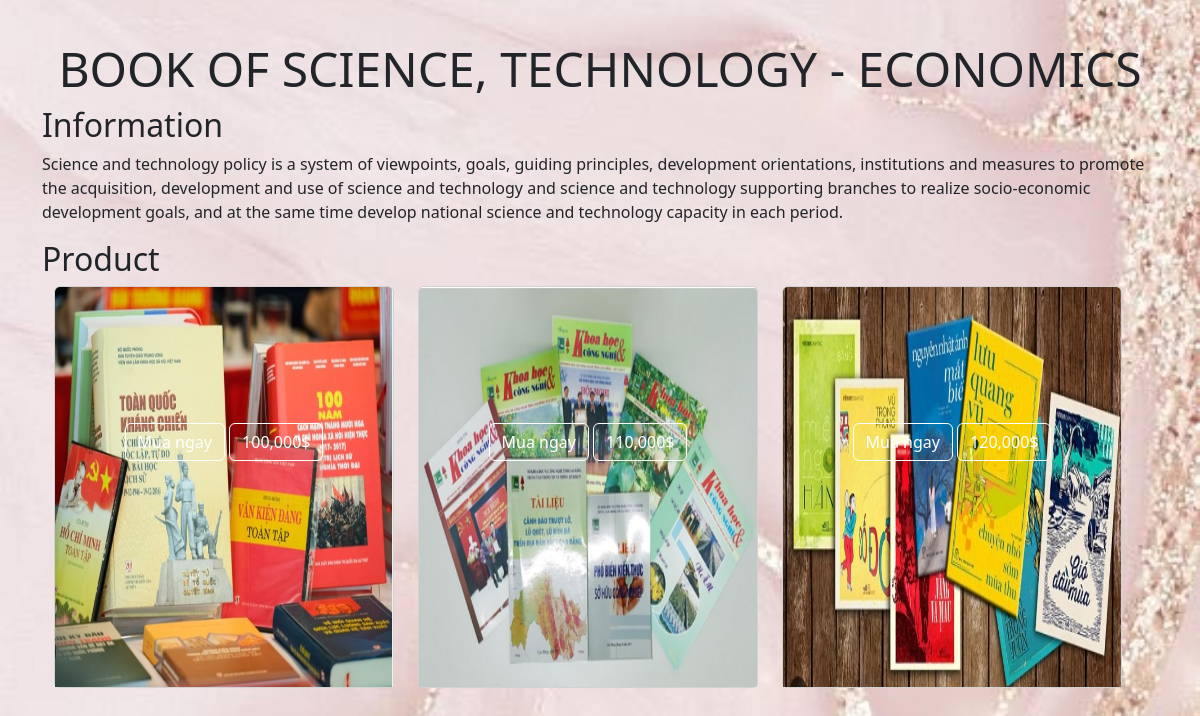
The app's page /book_detail/book_detail.php?category=1 with its own data.
### tables this page shows
CREATE TABLE `products` (
  `id` int(11) NOT NULL,
  `name` varchar(100) NOT NULL,
  `price` decimal(18,0) NOT NULL,
  `image` varchar(300) NOT NULL,
  `category` int(11) NOT NULL,
  `description` varchar(2000) NOT NULL
);

### book_detail/book_detail.php (the view, shortened to what this page needs)
<!DOCTYPE html>
<html lang="en">
<head>
    <link href="https://cdn.jsdelivr.net/npm/bootstrap@5.2.0-beta1/dist/css/bootstrap.min.css" rel="stylesheet" />
    <link rel="stylesheet" type="text/css" href="../css/styles.css" />
</head>
<body class="bg">
    <?php
    if (isset($_GET['category']) && $_GET['category'] != '') {
        $conn = new mysqli("localhost", "root", "", "booksql")  or die("Ket noi that bai");
        $conn->set_charset("UTF8");
        $sql = "select * from products where category = " . $_GET['category'];
        $result = $conn->query($sql);
        $data = [];
        while ($row = $result->fetch_assoc()) {
            $data[] = $row;
        }
    }
    ?>
    <main>
        <div class="container collection">
            <div class="section_header">
                <h1 style="text-align: center"><?php echo $data[1]['name'] ?></h1>
            </div>
            <h2>Information</h2>
            <p>
                <?php echo $data[1]['description'] ?> </p>
            <h2>Product</h2>
            <div class="container-fluid content row">
                <?php foreach ($data as $product) { ?>
                    <div class="col-md-6 col-lg-4">
                        <div class="card">
                            <div class="img_frame">
                                <img src="../<?php echo $product['image'] ?>" height="400px" class="card-img-top" alt="..." />
                            </div>
                            <div class="card-body">
                                <a href="/Book_Store/cart/cart.php?action=add&id=<?php echo $product['id'] ?>&name=<?php echo $product['name'] ?>&price=<?php echo $product['price'] ?>&image=<?php echo $product['image'] ?>" class=" btn btn-primary">Mua ngay</a>
                                <a class="btn btn-primary"><?php echo number_format($product['price'], 0, '.', ',') ?>$</a>
                            </div>
                        </div>
                    </div>
                <?php } ?>
            </div>
        </div>
    </main>
</body>
</html>

### css/styles.css (style rules this page uses)
.collection .card-img-top { aspect-ratio: 1/1; transition: 500ms ease-in-out; }
.collection .card-body { text-align: center; top: 30%; position: absolute; width: 100%; }
.collection .btn-primary { background-color: unset; border: 1px solid white; }
.collection .img_frame { overflow: hidden; }
.collection .card { margin-bottom: 20px ; }
.section_header { text-align: center; margin-top: 40px; }
.section_header h1 { text-transform: uppercase; font-size: 3rem; }

### book_detail/book_detail.php (style rules this page uses)
body, html { height: 100%; margin: 0; }
.bg { background-image: url("../images/background.jpg"); height: 100%; background-position: center; background-repeat: no-repeat; background-size: cover; }

### records on screen
products: name "BOOK OF SCIENCE, TECHNOLOGY - ECONOMICS", description "Science and technology policy is a system of viewpoints, goals, guiding principles, development orientations, institutions and measures to promote the acquisition, development and use of science and technology and science and technology supporting branches to realize socio-economic development goals, and at the same time develop national science and technology capacity in each period.", image (picture), price "110,000"
products: image (picture), price "100,000"
products: image (picture), price "120,000"
